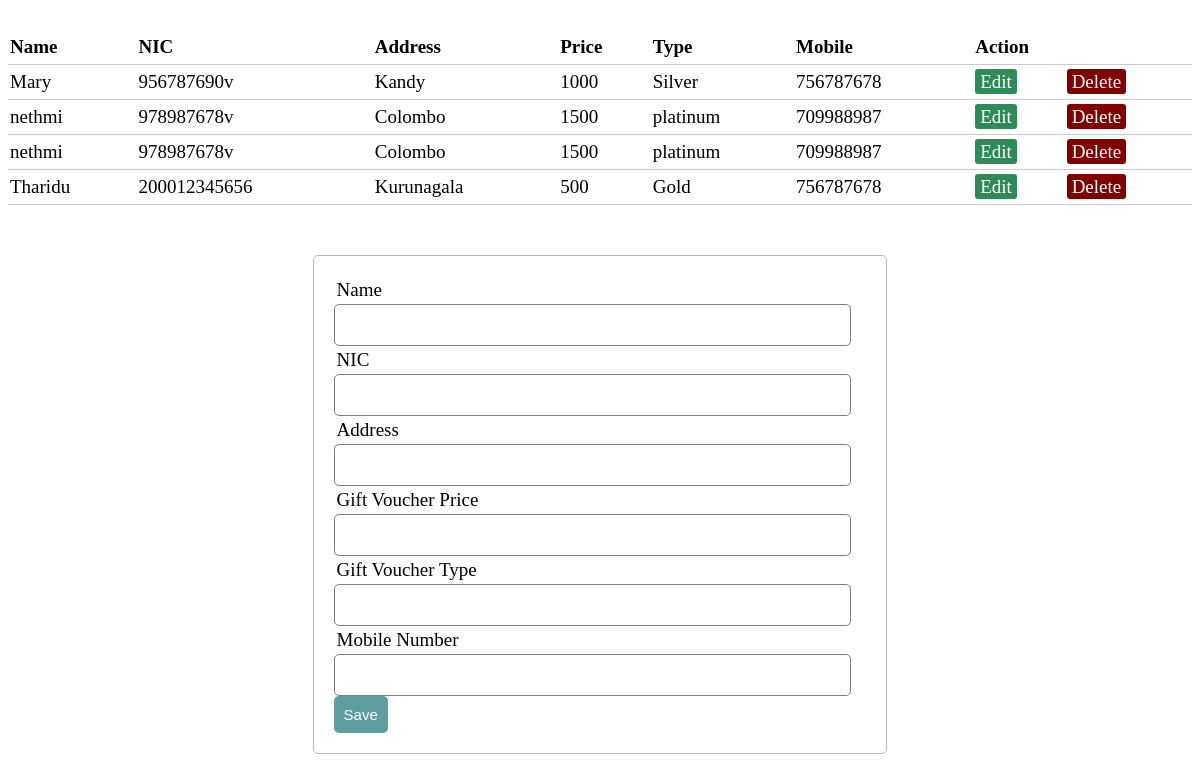
The page /php/crudTable.php on the database its author committed.
### tables this page shows
CREATE TABLE `giftvouchers` (
  `name` varchar(256) NOT NULL,
  `nic` varchar(12) NOT NULL,
  `address` varchar(256) NOT NULL,
  `price` float NOT NULL,
  `type` varchar(12) NOT NULL,
  `mobile` int(10) NOT NULL,
  `id` int(11) NOT NULL
);

### php/crudServer.php (called while the page is built, shortened)
<?php
$name = "";
$nic = "";
$address = "";
$price = "";
$type = "";
$mobile = "";
$edit_state = false;
$db = mysqli_connect('localhost', 'root', '', 'crud');
$results = mysqli_query($db, "SELECT * FROM giftvouchers");
?>

### php/crudTable.php (the view, shortened to what this page needs)
<?php include('crudServer.php');
?>
<!DOCTYPE html>
<html>
<head>
	<link rel="stylesheet" type="text/css" href="../css/crudStyles.css">
</head>
<body>
	<table>
		<thead>
			<tr>
				<th>Name</th>
				<th>NIC</th>
				<th>Address</th>
				<th>Price</th>
				<th>Type</th>
				<th>Mobile</th>
				<th colspan="2">Action</th>
			</tr>
		</thead>
		<tbody>
			<?php while ($row = mysqli_fetch_array($results)) { ?>
				<tr>
				<td><?php echo $row['name']; ?></td>
				<td><?php echo $row['nic']; ?></td>
				<td><?php echo $row['address']; ?></td>
				<td><?php echo $row['price']; ?></td>
				<td><?php echo $row['type']; ?></td>
				<td><?php echo $row['mobile']; ?></td>
				<td>
					<a class="edit_btn" href="crudTable.php?edit=<?php echo $row['id']; ?>">Edit</a>
				</td>
				<td>
					<a class="del_btn" href="crudServer.php?del=<?php echo $row['id']; ?>">Delete</a>
				</td>
			</tr>
			<?php  }   ?>
		</tbody>
	</table>
	<form method="post" action="crudServer.php">
		<div class="input-group">
			<label>Name</label>
			<input type="text" name="name" value="<?php echo $name; ?>">
		</div>
		<div class="input-group">
			<label>NIC</label>
			<input type="text" name="nic" value="<?php echo $nic; ?>">
		</div>
		<div class="input-group">
			<label>Address</label>
			<input type="text" name="address" value="<?php echo $address; ?>">
		</div>
		<div class="input-group">
			<label>Gift Voucher Price</label>
			<input type="text" name="price" value="<?php echo $price; ?>">
		</div>
		<div class="input-group">
			<label>Gift Voucher Type</label>
			<input type="text" name="type" value="<?php echo $type; ?>">
		</div>
		<div class="input-group">
			<label>Mobile Number</label>
			<input type="text" name="mobile" value="<?php echo $mobile; ?>">
		</div>
		<div class="input-group">
			<?php if($edit_state == false):  ?>
				<button type="submit" name="save" class="btn">Save</button>
			<?php else:  ?>
				<button type="submit" name="update" class="btn">Update</button>
			<?php endif  ?>
		</div>
	</form>
</body>
</html>

### css/crudStyles.css (style rules this page uses)
body { font-size: 19px; }
table { width: 100%; margin: 30px auto; border-collapse: collapse; text-align: left; }
tr { border-bottom: 1px solid #cbcbcb; }
th, td { border: none; height: 30px; padding: 2px; }
form { width: 45%; margin: 50px auto; text-align: left; padding: 20px; border: 1px solid #bbbbbb; border-radius: 5px; }
.input-group label { display: block; text-align: left; margin: 3px; }
.input-group input { height: 30px; width: 93%; padding: 5px 10px; font-size: 16px; border-radius: 5px; border: 1px solid gray; }
.btn { padding: 10px; font-size: 15px; color: white; background: #5F9EA0; border: none; border-radius: 5px; }
.edit_btn { text-decoration: none; padding: 2px 5px; background: #2E8B57; color: white;border-radius: 3px; }
.del_btn { text-decoration: none; padding: 2px 5px; color: white; border-radius: 3px; background: #800000; }

### rows shown on the page
giftvouchers: name "Mary", nic "956787690v", address "Kandy", price "1000", type "Silver", mobile "756787678"
giftvouchers: name "nethmi", nic "978987678v", address "Colombo", price "1500", type "platinum", mobile "709988987"
giftvouchers: name "nethmi", nic "978987678v", address "Colombo", price "1500", type "platinum", mobile "709988987"
giftvouchers: name "Tharidu", nic "200012345656", address "Kurunagala", price "500", type "Gold", mobile "756787678"
